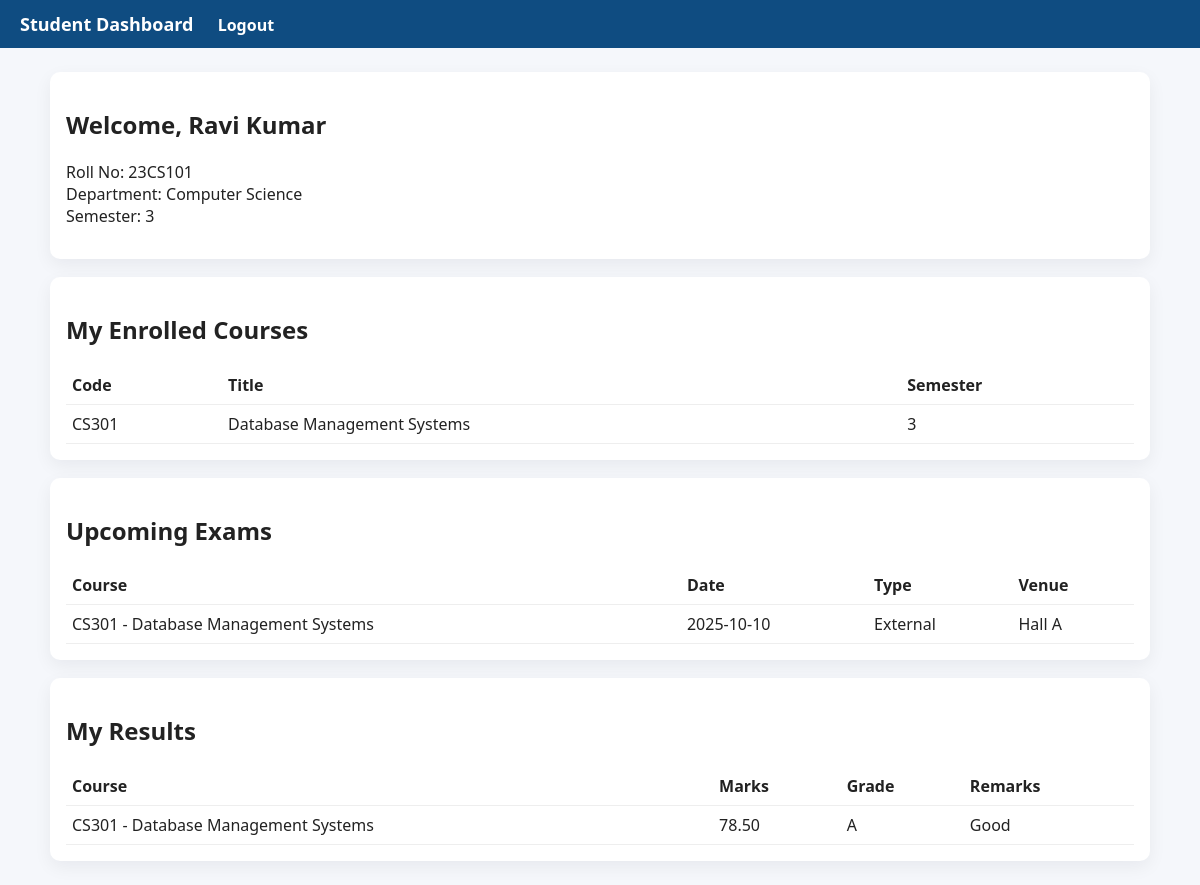
Screenshot of /dashboard_student.php (signed in) with the database file from the repository.
### tables this page shows
CREATE TABLE users (
  id INT AUTO_INCREMENT PRIMARY KEY,
  username VARCHAR(50) NOT NULL UNIQUE,
  password_hash VARCHAR(255) NOT NULL,
  full_name VARCHAR(150) NOT NULL,
  email VARCHAR(150) UNIQUE,
  role ENUM('admin','faculty','student') NOT NULL,
  created_at TIMESTAMP DEFAULT CURRENT_TIMESTAMP
);

CREATE TABLE students (
  student_id INT PRIMARY KEY,  
  roll_no VARCHAR(30) NOT NULL UNIQUE,
  course_year VARCHAR(20),
  department VARCHAR(80),
  semester INT,
  phone VARCHAR(30),
  FOREIGN KEY (student_id) REFERENCES users(id) ON DELETE CASCADE
);

CREATE TABLE courses (
  id INT AUTO_INCREMENT PRIMARY KEY,
  code VARCHAR(20) NOT NULL UNIQUE,
  title VARCHAR(200) NOT NULL,
  credits DECIMAL(3,1) DEFAULT 3.0,
  semester INT,
  department VARCHAR(80)
);

CREATE TABLE exams (
  id INT AUTO_INCREMENT PRIMARY KEY,
  course_id INT NOT NULL,
  exam_date DATE NOT NULL,
  total_marks INT NOT NULL DEFAULT 100,
  exam_type ENUM('Internal','External','Supplementary') DEFAULT 'External',
  invigilator_id INT,  
  venue VARCHAR(120),
  FOREIGN KEY (course_id) REFERENCES courses(id) ON DELETE CASCADE,
  FOREIGN KEY (invigilator_id) REFERENCES faculty(faculty_id) ON DELETE SET NULL
);

CREATE TABLE results (
  id INT AUTO_INCREMENT PRIMARY KEY,
  exam_id INT NOT NULL,
  student_id INT NOT NULL,  
  marks_obtained DECIMAL(5,2) DEFAULT 0,
  grade VARCHAR(5),
  remarks VARCHAR(255),
  UNIQUE(exam_id, student_id),
  FOREIGN KEY (exam_id) REFERENCES exams(id) ON DELETE CASCADE,
  FOREIGN KEY (student_id) REFERENCES students(student_id) ON DELETE CASCADE
);

### functions.php (called while the page is built, shortened)
<?php
require_once __DIR__.'/config.php';
function is_logged_in(){
    return isset($_SESSION['user_id']);
}
function current_user(){
    global $mysqli;
    $id = (int)$_SESSION['user_id'];
    $res = $mysqli->query("SELECT id,username,full_name,email,role FROM users WHERE id=$id LIMIT 1");
    return $res->fetch_assoc();
}

### dashboard_student.php (the view, shortened to what this page needs)
<?php
require_once __DIR__.'/../inc/functions.php';
$u = current_user();
$student_id = $u['id'];
$info = $mysqli->query("SELECT * FROM students WHERE student_id=$student_id")->fetch_assoc();
$courses = $mysqli->query("SELECT c.code, c.title, c.semester FROM enrollments e
                           JOIN courses c ON e.course_id=c.id
                           WHERE e.student_id=$student_id");
$exams = $mysqli->query("SELECT e.exam_date, e.exam_type, e.venue, c.code, c.title
                         FROM exams e
                         JOIN courses c ON e.course_id=c.id
                         JOIN enrollments en ON en.course_id=c.id
                         WHERE en.student_id=$student_id
                         ORDER BY e.exam_date ASC");
$results = $mysqli->query("SELECT r.*, c.code, c.title
                           FROM results r
                           JOIN exams e ON r.exam_id=e.id
                           JOIN courses c ON e.course_id=c.id
                           WHERE r.student_id=$student_id
                           ORDER BY e.exam_date DESC");
?>
<!doctype html>
<html>
<head><meta charset="utf-8"><title>Student Dashboard</title><link rel="stylesheet" href="styles.css"></head>
<body>
<header>
  <h1>Student Dashboard</h1>
  <nav><a href="logout.php">Logout</a></nav>
</header>
<main class="container">
  <section class="card">
    <h2>Welcome, <?= htmlspecialchars($u['full_name']) ?></h2>
    <p>Roll No: <?= htmlspecialchars($info['roll_no']) ?><br>
    Department: <?= htmlspecialchars($info['department']) ?><br>
    Semester: <?= htmlspecialchars($info['semester']) ?></p>
  </section>
  <section class="card">
    <h2>My Enrolled Courses</h2>
    <table>
      <thead><tr><th>Code</th><th>Title</th><th>Semester</th></tr></thead>
      <tbody>
      <?php while($c=$courses->fetch_assoc()): ?>
        <tr><td><?= $c['code'] ?></td><td><?= $c['title'] ?></td><td><?= $c['semester'] ?></td></tr>
      <?php endwhile; ?>
      </tbody>
    </table>
  </section>
  <section class="card">
    <h2>Upcoming Exams</h2>
    <table>
      <thead><tr><th>Course</th><th>Date</th><th>Type</th><th>Venue</th></tr></thead>
      <tbody>
      <?php while($e=$exams->fetch_assoc()): ?>
        <tr><td><?= $e['code']." - ".$e['title'] ?></td><td><?= $e['exam_date'] ?></td><td><?= $e['exam_type'] ?></td><td><?= $e['venue'] ?></td></tr>
      <?php endwhile; ?>
      </tbody>
    </table>
  </section>
  <section class="card">
    <h2>My Results</h2>
    <table>
      <thead><tr><th>Course</th><th>Marks</th><th>Grade</th><th>Remarks</th></tr></thead>
      <tbody>
      <?php while($r=$results->fetch_assoc()): ?>
        <tr><td><?= htmlspecialchars($r['code']." - ".$r['title']) ?></td><td><?= $r['marks_obtained'] ?></td><td><?= $r['grade'] ?></td><td><?= htmlspecialchars($r['remarks']) ?></td></tr>
      <?php endwhile; ?>
      </tbody>
    </table>
  </section>
</main>
</body></html>

### styles.css (style rules this page uses)
body { font-family: system-ui, -apple-system, "Segoe UI", Roboto, "Helvetica Neue", Arial; margin:0; background:#f5f7fb; color:#222; }
header { background:#0f4c81; color:white; padding:12px 20px; }
header h1 { margin:0; font-size:18px; display:inline-block; }
header nav { display:inline-block; margin-left:20px; }
header a { color:white; text-decoration:none; margin-right:10px; font-weight:600; }
.container { max-width:1100px; margin:24px auto; padding:0 12px; }
.card { background:white; padding:16px; border-radius:10px; box-shadow:0 6px 18px rgba(20,20,40,0.06); margin-bottom:18px; }
table { width:100%; border-collapse:collapse; margin-top:8px; }
table th, table td { border-bottom:1px solid #eee; padding:8px 6px; text-align:left; }

### rows the page displays
users: full_name "Ravi Kumar"
students: roll_no "23CS101", department "Computer Science", semester "3"
courses: code "CS301", title "Database Management Systems", semester "3"
exams: course.code "CS301", course.title "Database Management Systems", exam_date "2025-10-10", exam_type "External", venue "Hall A"
results: courses.code+title "CS301 - Database Management Systems", marks_obtained "78.50", grade "A", remarks "Good"
